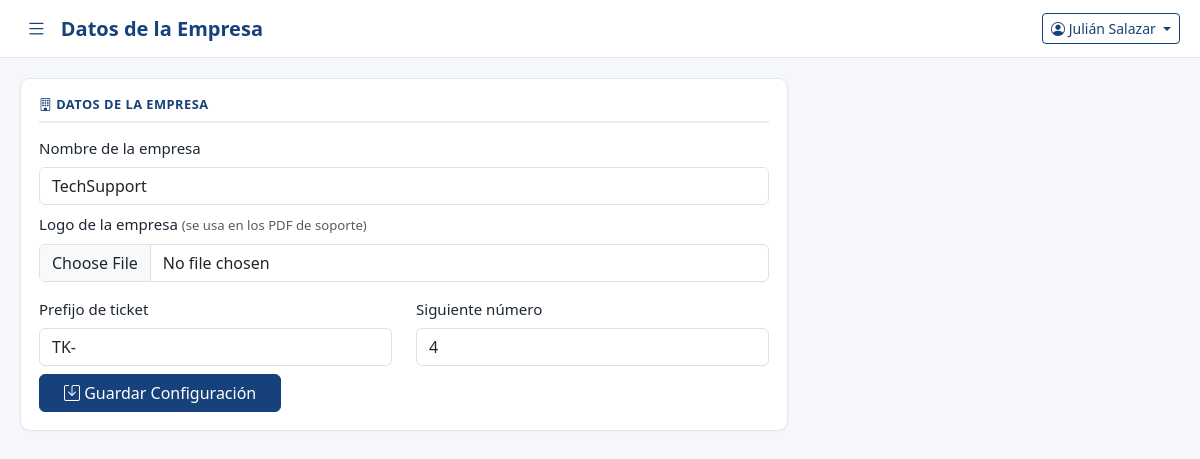
Before: /sistema/cnf_empresa.php (signed in) with the older database file.
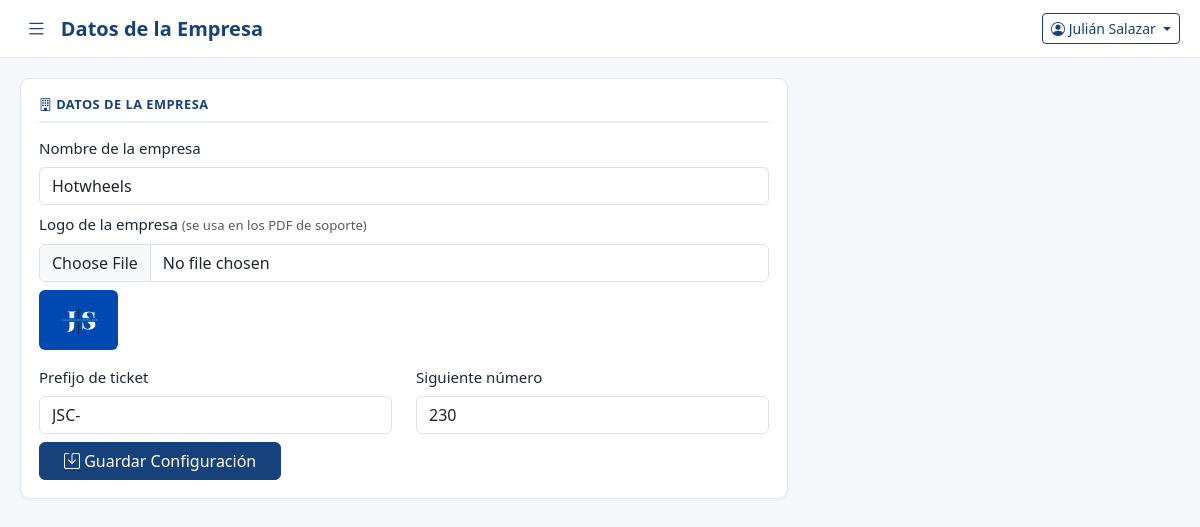
After: the same page with the newer database file.
### tables this page shows
CREATE TABLE `tbl_configuracion` (
  `id` int(11) NOT NULL AUTO_INCREMENT,
  `nombre_empresa` varchar(150) NOT NULL DEFAULT 'TechSupport',
  `logo` varchar(255) DEFAULT NULL,
  `prefijo_ticket` varchar(10) NOT NULL DEFAULT 'TK-',
  `siguiente_numero` int(11) NOT NULL DEFAULT 1,
  `state` tinyint(1) NOT NULL DEFAULT 1,
  `user_ing` int(11) DEFAULT NULL,
  `fecha_hora_ing` datetime NOT NULL DEFAULT current_timestamp(),
  PRIMARY KEY (`id`)
);

### sistema/includes/functions.php (called while the page is built, shortened)
<?php
function limpiar($valor) {
    return htmlspecialchars(trim($valor ?? ''), ENT_QUOTES, 'UTF-8');
}

### sistema/cnf_empresa.php (the view, shortened to what this page needs)
<?php
require_once __DIR__ . '/includes/auth.php';
require_once __DIR__ . '/includes/functions.php';
$config = $pdo->query("SELECT * FROM tbl_configuracion ORDER BY id LIMIT 1")->fetch();
include __DIR__ . '/includes/header.php';
?>
<div class="row g-3">
    <div class="col-lg-8">
        <div class="card-panel">
            <h6 class="panel-title"><i class="bi bi-building"></i> Datos de la Empresa</h6>
            <form method="post" enctype="multipart/form-data">
                <div class="mb-2">
                    <label class="form-label">Nombre de la empresa</label>
                    <input type="text" name="nombre_empresa" class="form-control" value="<?= limpiar($config['nombre_empresa']) ?>" required>
                </div>
                <div class="mb-3">
                    <label class="form-label">Logo de la empresa <small class="text-muted">(se usa en los PDF de soporte)</small></label>
                    <input type="file" name="logo" class="form-control" accept="image/*">
                    <?php if (!empty($config['logo'])): ?>
                        <img src="assets/img/<?= limpiar($config['logo']) ?>" style="height:60px;margin-top:8px;border-radius:6px;">
                    <?php endif; ?>
                </div>
                <div class="row">
                    <div class="col-md-6 mb-2">
                        <label class="form-label">Prefijo de ticket</label>
                        <input type="text" name="prefijo_ticket" class="form-control" value="<?= limpiar($config['prefijo_ticket']) ?>" placeholder="Ej: TK-">
                    </div>
                    <div class="col-md-6 mb-2">
                        <label class="form-label">Siguiente número</label>
                        <input type="number" name="siguiente_numero" class="form-control" value="<?= (int)$config['siguiente_numero'] ?>" min="1">
                    </div>
                </div>
                <button class="btn btn-tsp px-4" type="submit"><i class="bi bi-save"></i> Guardar Configuración</button>
            </form>
        </div>
    </div>
</div>
<?php include __DIR__ . '/includes/footer.php'; ?>

Changed rows visible on the page:
changed tbl_configuracion: nombre_empresa "TechSupport" → "Hotwheels"; logo: picture added; prefijo_ticket "TK-" → "JSC-"; siguiente_numero "4" → "230"
